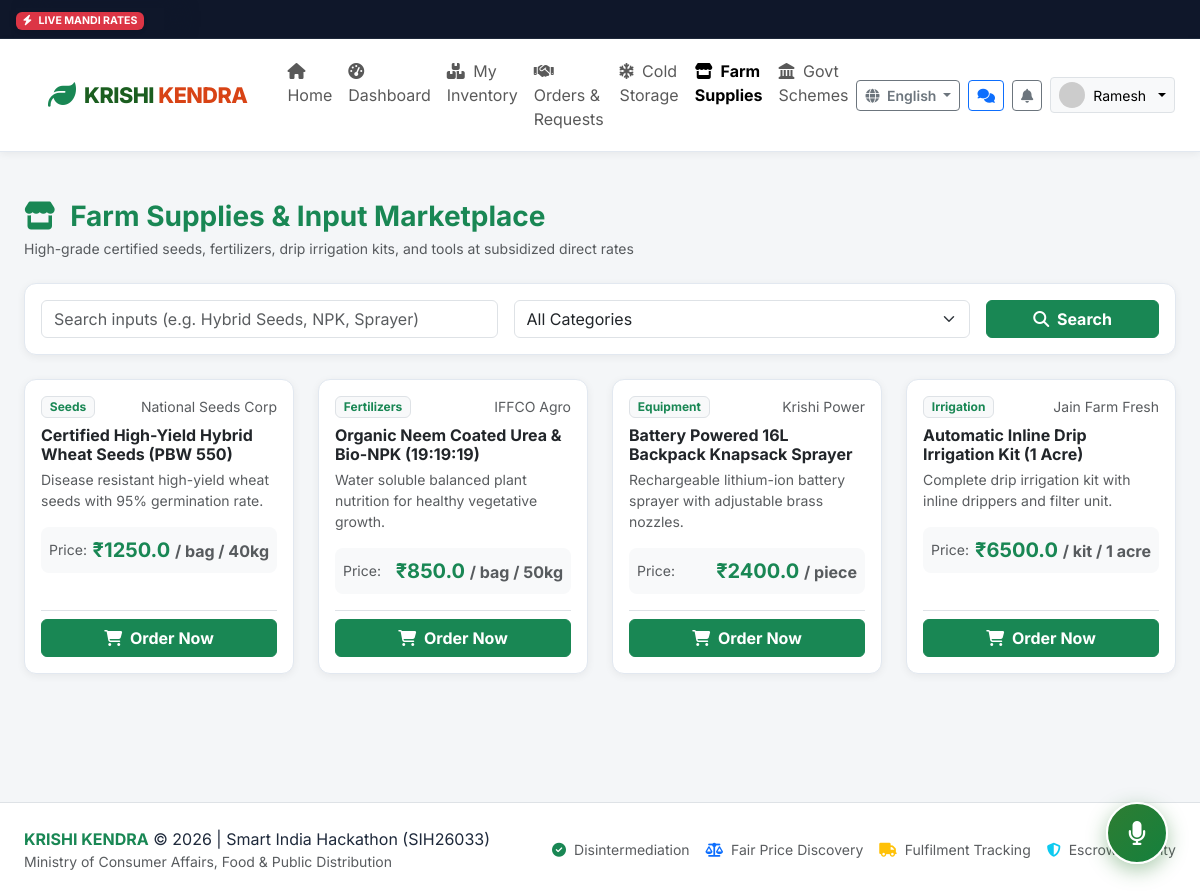
The page /marketplace/ (signed in) on the database its author committed.
### app/models.py (models this page shows, shortened)
class User(db.Model):
    __tablename__ = 'users'
    id = db.Column(db.Integer, primary_key=True)
    custom_id = db.Column(db.String(32), unique=True, nullable=False, index=True) # e.g. FK-2026-1001, BK-2026-2001, ADM-001
    phone = db.Column(db.String(15), unique=True, nullable=False, index=True)
    password_hash = db.Column(db.String(255), nullable=True)
    role = db.Column(db.String(20), nullable=False, default='farmer') # farmer, buyer, admin
    name = db.Column(db.String(120), nullable=False)
    profile_image = db.Column(db.String(255), default='default_avatar.png')
    preferred_language = db.Column(db.String(10), default='en') # en, hi, mr, ta, te
    is_verified = db.Column(db.Boolean, default=False)
    verification_status = db.Column(db.String(20), default='none') # none, pending, approved, rejected
    gov_id_type = db.Column(db.String(50), nullable=True) # Aadhaar, Voter Card, Kisan Credit Card
    gov_id_masked = db.Column(db.String(50), nullable=True) # e.g. "XXXX-XXXX-1234" (Never store full plaintext)
    verification_doc = db.Column(db.String(255), nullable=True)
    verification_rejection_reason = db.Column(db.String(255), nullable=True)
    is_active = db.Column(db.Boolean, default=True)
    created_at = db.Column(db.DateTime, default=datetime.utcnow)
    updated_at = db.Column(db.DateTime, default=datetime.utcnow, onupdate=datetime.utcnow)
    farmer_profile = db.relationship('FarmerProfile', backref='user', uselist=False, cascade='all, delete-orphan')
    buyer_profile = db.relationship('BuyerProfile', backref='user', uselist=False, cascade='all, delete-orphan')
    inventories = db.relationship('Inventory', backref='farmer', lazy='dynamic', cascade='all, delete-orphan')
    requirements = db.relationship('Requirement', backref='buyer', lazy='dynamic', cascade='all, delete-orphan')
    notifications = db.relationship('Notification', backref='user', lazy='dynamic', cascade='all, delete-orphan')

class MarketplaceProduct(db.Model):
    __tablename__ = 'marketplace_products'
    id = db.Column(db.Integer, primary_key=True)
    category = db.Column(db.String(80), nullable=False) # Seeds, Fertilizers, Equipment, Irrigation, Crop Protection
    title = db.Column(db.String(150), nullable=False)
    brand = db.Column(db.String(100), default='Krishi Brand')
    description = db.Column(db.Text, default='')
    price = db.Column(db.Float, nullable=False) # in ₹
    unit = db.Column(db.String(30), default='bag / 50kg')
    image_url = db.Column(db.String(255), default='input_product.jpg')
    stock_quantity = db.Column(db.Integer, default=100)
    is_available = db.Column(db.Boolean, default=True)

### app/routes/marketplace.py (the view)
@marketplace_bp.route('/')
def index():
    category_filter = request.args.get('category', '')
    query_text = request.args.get('q', '').strip()
    query = MarketplaceProduct.query.filter_by(is_available=True)
    if category_filter and category_filter != 'All':
        query = query.filter_by(category=category_filter)
    if query_text:
        query = query.filter(MarketplaceProduct.title.ilike(f"%{query_text}%"))
    products = query.all()
    categories = ['Seeds', 'Fertilizers', 'Equipment', 'Irrigation', 'Crop Protection']
    my_orders = []
    if g.user:
        my_orders = MarketplaceOrder.query.filter_by(farmer_id=g.user.id).order_by(MarketplaceOrder.created_at.desc()).all()
    return render_template(
        'marketplace/index.html',
        products=products,
        categories=categories,
        selected_category=category_filter,
        query_text=query_text,
        my_orders=my_orders
    )

### app/templates/marketplace/index.html (shortened to what this page needs)
{% extends "base.html" %}
{% block content %}
<div class="container-fluid px-lg-4 py-3">
  <div class="d-flex flex-column flex-md-row justify-content-between align-items-md-center gap-3 mb-4">
    <div>
      <h3 class="fw-bold text-success mb-1"><i class="fas fa-store me-2"></i> Farm Supplies & Input Marketplace</h3>
      <p class="text-muted small mb-0">High-grade certified seeds, fertilizers, drip irrigation kits, and tools at subsidized direct rates</p>
    </div>
  </div>
  <div class="k-card p-3 mb-4">
    <form method="GET" action="{{ url_for('marketplace.index') }}" class="row g-3 align-items-center">
      <div class="col-md-5">
        <input type="text" name="q" class="form-control" placeholder="Search inputs (e.g. Hybrid Seeds, NPK, Sprayer)" value="{{ query_text or '' }}">
      </div>
      <div class="col-md-5">
        <select name="category" class="form-select">
          <option value="All">All Categories</option>
        </select>
      </div>
      <div class="col-md-2">
        <button type="submit" class="btn btn-success fw-bold w-100">
          <i class="fas fa-search me-1"></i> Search
        </button>
      </div>
    </form>
  </div>
  <div class="row g-4 mb-5">
    {% for p in products %}
    <div class="col-lg-3 col-md-4 col-sm-6">
      <div class="k-card h-100 p-3 d-flex flex-column justify-content-between">
        <div>
          <div class="d-flex justify-content-between align-items-start mb-2">
            <span class="badge bg-light text-success border">{{ p.category }}</span>
            <small class="text-muted">{{ p.brand }}</small>
          </div>
          <h6 class="fw-bold text-dark mb-1">{{ p.title }}</h6>
          <p class="small text-muted mb-3">{{ p.description }}</p>
          <div class="p-2 bg-light rounded-3 mb-3 d-flex justify-content-between align-items-center">
            <span class="text-muted small">Price:</span>
            <strong class="text-success fs-5">₹{{ p.price }} <small class="fs-6 text-muted">/ {{ p.unit }}</small></strong>
          </div>
        </div>
        <div class="pt-2 border-top">
          <button type="button" class="btn btn-success w-100 fw-bold" data-bs-toggle="modal" data-bs-target="#buyModal{{ p.id }}">
            <i class="fas fa-shopping-cart me-1"></i> Order Now
          </button>
        </div>
      </div>
    </div>
    {% endfor %}
  </div>
</div>
{% endblock %}

### app/templates/base.html (shortened to what this page needs)
<!DOCTYPE html>
<html lang="{{ current_lang }}">
<head>
  <link href="https://cdn.jsdelivr.net/npm/bootstrap@5.3.3/dist/css/bootstrap.min.css" rel="stylesheet">
  <link rel="stylesheet" href="https://cdnjs.cloudflare.com/ajax/libs/font-awesome/6.5.1/css/all.min.css">
  <link rel="stylesheet" href="{{ url_for('static', filename='css/style.css') }}">
</head>
<body class="{% if current_user and current_user.role == 'farmer' %}theme-farmer{% elif current_user and current_user.role == 'buyer' %}theme-buyer{% elif current_user and current_user.role == 'admin' %}theme-admin{% endif %}">
  <div class="mandi-ticker">
    <div class="mandi-ticker-badge">
      <span class="badge bg-danger shadow-sm"><i class="fas fa-bolt me-1"></i> LIVE MANDI RATES</span>
    </div>
    <div class="mandi-ticker-track">
      <div class="ticker-wrap">
      </div>
    </div>
  </div>
  <nav class="navbar navbar-expand-lg navbar-krishi sticky-top">
    <div class="container-fluid px-lg-4">
      <a class="navbar-brand d-flex align-items-center" href="{{ url_for('main.index') }}">
        <i class="fas fa-leaf text-success fs-3 me-2"></i>
        <div class="brand-title">
          KRISHI <span>KENDRA</span>
        </div>
      </a>
      <div class="collapse navbar-collapse" id="navbarKrishiContent">
        <ul class="navbar-nav me-auto mb-2 mb-lg-0 ms-lg-3">
          <li class="nav-item">
            <a class="nav-link {% if request.endpoint == 'main.index' %}active fw-bold{% endif %}" href="{{ url_for('main.index') }}"><i class="fas fa-home me-1"></i> <span data-i18n="nav_home">Home</span></a>
          </li>
          {% if current_user %}
            {% if current_user.role == 'farmer' %}
              <li class="nav-item">
                <a class="nav-link " href="{{ url_for('farmer.dashboard') }}"><i class="fas fa-tachometer-alt me-1"></i> <span data-i18n="nav_dashboard"></span></a>
              </li>
              <li class="nav-item">
                <a class="nav-link " href="{{ url_for('farmer.inventory') }}"><i class="fas fa-boxes me-1"></i> <span data-i18n="nav_inventory"></span></a>
              </li>
              <li class="nav-item">
                <a class="nav-link " href="{{ url_for('farmer.orders') }}"><i class="fas fa-handshake me-1"></i> <span data-i18n="nav_orders"></span></a>
              </li>
            {% elif current_user.role == 'admin' %}
              <li class="nav-item">
                <a class="nav-link {% if 'admin.' in (request.endpoint or '') %}active text-primary fw-bold{% endif %}" href="{{ url_for('admin.dashboard') }}"><i class="fas fa-shield-alt me-1"></i> Admin Portal</a>
              </li>
            {% endif %}
          {% endif %}
          <li class="nav-item">
            <a class="nav-link " href="{{ url_for('cold_storage.index') }}"><i class="fas fa-snowflake me-1"></i> <span data-i18n="nav_cold_storage"></span></a>
          </li>
          <li class="nav-item">
            <a class="nav-link {% if 'marketplace.' in (request.endpoint or '') %}active fw-bold{% endif %}" href="{{ url_for('marketplace.index') }}"><i class="fas fa-store me-1"></i> <span data-i18n="nav_marketplace">Farm Supplies</span></a>
          </li>
          <li class="nav-item">
            <a class="nav-link {% if 'schemes.' in (request.endpoint or '') %}active fw-bold{% endif %}" href="{{ url_for('schemes.index') }}"><i class="fas fa-landmark me-1"></i> <span data-i18n="nav_schemes">Govt Schemes</span></a>
          </li>
        </ul>
        <div class="d-flex align-items-center gap-2">
          <div class="dropdown">
            <button class="btn btn-sm btn-outline-secondary dropdown-toggle fw-semibold" type="button" data-bs-toggle="dropdown">
              <i class="fas fa-globe me-1"></i> {{ available_languages.get(current_lang, 'Language') }}
            </button>
          </div>
          {% if current_user %}
            <a href="{{ url_for('chat.chat_list') }}" class="btn btn-sm btn-outline-primary position-relative" title="Conversations & Offers">
              <i class="fas fa-comments"></i>
            </a>
            <div class="dropdown">
              <button class="btn btn-sm btn-outline-secondary position-relative" type="button" data-bs-toggle="dropdown" title="Notifications">
                <i class="fas fa-bell"></i>
              </button>
            </div>
            <div class="dropdown">
              <button class="btn btn-sm btn-light border dropdown-toggle d-flex align-items-center gap-2" type="button" data-bs-toggle="dropdown">
                <img src="{% if current_user.profile_image and current_user.profile_image != 'default_avatar.png' %}{{ url_for('static', filename='uploads/' + current_user.profile_image) }}{% else %}https://ui-avatars.com/api/?name={{ current_user.name }}&background=2e7d32&color=fff{% endif %}" alt="Avatar" class="rounded-circle" width="26" height="26">
                <span>{{ current_user.name.split()[0] }}</span>
              </button>
            </div>
          {% endif %}
        </div>
      </div>
    </div>
  </nav>
  <main class="py-3">
    {% block content %}{% endblock %}
  </main>
  <div class="voice-assistant-fab" id="voiceAssistantFab" title="Click to speak or chat with Krishi Mitra AI Copilot">
    <i class="fas fa-microphone fs-4"></i>
  </div>
  <footer class="bg-white border-top py-4 mt-5">
    <div class="container-fluid px-lg-4 d-flex flex-column flex-md-row justify-content-between align-items-center gap-3">
      <div>
        <span class="fw-bold text-success">KRISHI KENDRA</span> &copy; 2026 | Smart India Hackathon (SIH26033)
        <div class="text-muted small">Ministry of Consumer Affairs, Food & Public Distribution</div>
      </div>
      <div class="d-flex gap-3 small text-muted">
        <span><i class="fas fa-check-circle text-success me-1"></i> Disintermediation</span>
        <span><i class="fas fa-balance-scale text-primary me-1"></i> Fair Price Discovery</span>
        <span><i class="fas fa-truck text-warning me-1"></i> Fulfilment Tracking</span>
        <span><i class="fas fa-shield-alt text-info me-1"></i> Escrow Security</span>
      </div>
    </div>
  </footer>
</body>
</html>

### app/static/css/style.css (style rules this page uses)
:root { --primary-green: #1b5e20; --accent-green: #2e7d32; --light-green: #e8f5e9; --border-green: #a5d6a7; --buyer-orange: #d84315; --buyer-accent: #e65100; --buyer-light: #fff3e0; --buyer-border: #ffcc80; --admin-navy: #1a237e; --admin-light: #e8eaf6; --dark-slate: #1e293b; --medium-slate: #475569; --light-slate: #f8fafc; --card-bg: #ffffff; --shadow-sm: 0 2px 8px rgba(0, 0, 0, 0.06); --shadow-md: 0 4px 16px rgba(0, 0, 0, 0.08); --shadow-lg: 0 10px 25px rgba(0, 0, 0, 0.12); --radius-sm: 8px; --radius-md: 12px; --radius-lg: 16px; --radius-xl: 24px; }
body { font-family: 'Inter', -apple-system, BlinkMacSystemFont, "Segoe UI", Roboto, "Helvetica Neue", Arial, sans-serif; background-color: #f4f6f8; color: var(--dark-slate); min-height: 100vh; display: flex; flex-direction: column; }
main { flex: 1; }
.navbar-krishi { background: #ffffff; border-bottom: 1px solid #e2e8f0; box-shadow: var(--shadow-sm); padding: 0.75rem 1.5rem; }
.brand-title { font-weight: 800; font-size: 1.35rem; color: var(--primary-green); letter-spacing: -0.5px; }
.brand-title span { color: var(--buyer-orange); }
.theme-farmer { --theme-primary: var(--primary-green); --theme-accent: var(--accent-green); --theme-light: var(--light-green); --theme-border: var(--border-green); }
.k-card { background: #ffffff; border: 1px solid #e2e8f0; border-radius: var(--radius-md); box-shadow: var(--shadow-sm); padding: 1.5rem; transition: transform 0.2s ease, box-shadow 0.2s ease; }
.mandi-ticker { background: #0f172a; color: #f8fafc; padding: 0.5rem 1rem; font-size: 0.88rem; overflow: hidden; white-space: nowrap; border-bottom: 1px solid #1e293b; display: flex; align-items: center; position: relative; }
.mandi-ticker-badge { flex-shrink: 0; z-index: 10; background: #0f172a; padding-right: 1.25rem; box-shadow: 15px 0 20px -2px #0f172a; }
.mandi-ticker-track { overflow: hidden; flex: 1; position: relative; white-space: nowrap; }
.ticker-wrap { display: inline-block; white-space: nowrap; padding-left: 100%; animation: tickerSlide 32s linear infinite; }
.voice-assistant-fab { position: fixed; bottom: 2rem; right: 2rem; width: 62px; height: 62px; border-radius: 50%; background: linear-gradient(135deg, #2e7d32, #15803d); color: #ffffff; display: flex; align-items: center; justify-content: center; box-shadow: 0 6px 20px rgba(46, 125, 50, 0.4); cursor: pointer; z-index: 1050; border: 2px solid #ffffff; transition: transform 0.2s ease, box-shadow 0.2s ease; }

### rows shown on the page
User: name "Ramesh"
MarketplaceProduct: category "Seeds", brand "National Seeds Corp", title "Certified High-Yield Hybrid Wheat Seeds (PBW 550)", description "Disease resistant high-yield wheat seeds with 95% germination rate.", price "1250.0", unit "bag / 40kg"
MarketplaceProduct: category "Fertilizers", brand "IFFCO Agro", title "Organic Neem Coated Urea & Bio-NPK (19:19:19)", description "Water soluble balanced plant nutrition for healthy vegetative growth.", price "850.0", unit "bag / 50kg"
MarketplaceProduct: category "Equipment", brand "Krishi Power", title "Battery Powered 16L Backpack Knapsack Sprayer", description "Rechargeable lithium-ion battery sprayer with adjustable brass nozzles.", price "2400.0", unit "piece"
MarketplaceProduct: category "Irrigation", brand "Jain Farm Fresh", title "Automatic Inline Drip Irrigation Kit (1 Acre)", description "Complete drip irrigation kit with inline drippers and filter unit.", price "6500.0", unit "kit / 1 acre"

### other values the page prints
{{ available_languages.get(current_lang, 'Language') }} "English"
